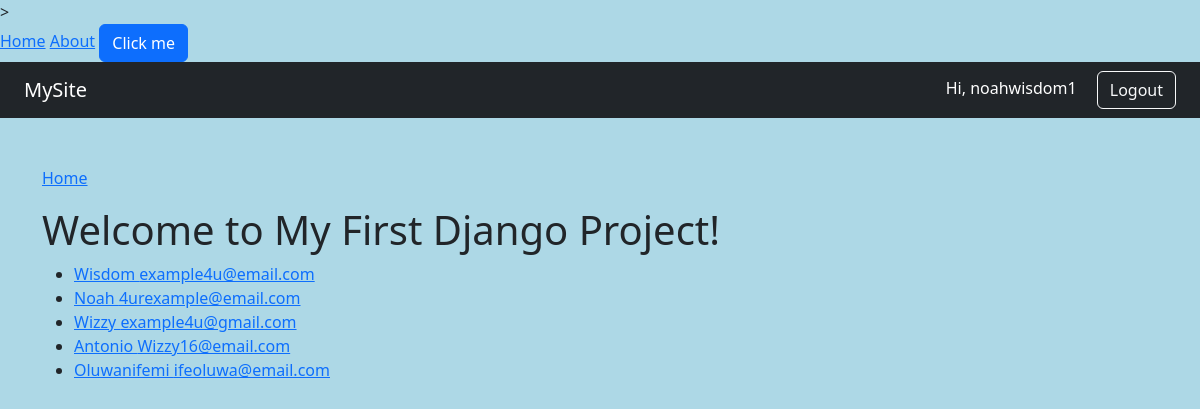
Screenshot of /members/ (signed in) with the database file from the repository.
### members/models.py (models this page shows, shortened)
class Member(models.Model):
    name = models.CharField(max_length=100)
    email = models.EmailField(unique=True)
    city = models.CharField(max_length=100, null=True, blank=True)
    country = models.CharField(max_length=100, null=True, blank=True)
    slug = models.SlugField(unique=True, blank=True)

### members/views.py (the view)
# urls.py: path('members/', views.first, name='members_list'),
def first(request):
    mymembers = Member.objects.all().values()
    return render(request, 'first.html', {'mymembers': mymembers})

### members/templates/first.html (shortened to what this page needs)
{% extends "master.html" %}
{% block content %}
    <p><a href="/">Home<a/></p>
    <h1>Welcome to My First Django Project!</h1>
    <ul>
        {% for x in mymembers %}
            <li><a href="{% url 'details' slug=x.slug %}">{{ x.name }} {{ x.email }}</a></li>
        {% endfor %}
    </ul>
{% endblock %}

### members/templates/master.html (shortened to what this page needs)
{% load static %}
<!DOCTYPE html>
<html lang="en">
<head>
    <link href="https://cdn.jsdelivr.net/npm/bootstrap@5.3.2/dist/css/bootstrap.min.css" rel="stylesheet">
    <link rel="stylesheet" href="{% static 'style.css' %}">>
</head>
<body>
    <nav>
        <a href="/">Home</a>
        <a href="/about/">About</a>
        <button class="btn btn-primary">Click me</button>
    </nav>
    <nav class="navbar navbar-expand-lg navbar-dark bg-dark px-4">
        <a class="navbar-brand" href="{% url 'main' %}">MySite</a>
        <div class="ms-auto">
            {% if user.is_authenticated %}
            <span class="text-white me-3">Hi, {{ user.username }}</span>
            <a href="/accounts/logout/" class="btn btn-outline-light">Logout</a>
            {% else %}
            <a href="/accounts/login/" class="btn btn-outline-light me-2">Login</a>
            <a href="{% url 'signup' %}" class="btn btn-primary">Sign Up</a>
            {% endif %}
        </div>
    </nav>
    <main class="container py-5">
        {% block content %}{% endblock %}
    </main>
</body>
</html>

### members/static/style.css (style rules this page uses)
body { background-color: lightblue; }

### rows the page displays
Member: name "Wisdom", email "example4u@email.com"
Member: name "Noah", email "4urexample@email.com"
Member: name "Wizzy", email "example4u@gmail.com"
Member: name "Antonio", email "Wizzy16@email.com"
Member: name "Oluwanifemi", email "ifeoluwa@email.com"

### other values shown
{{ user.username }} "noahwisdom1"
